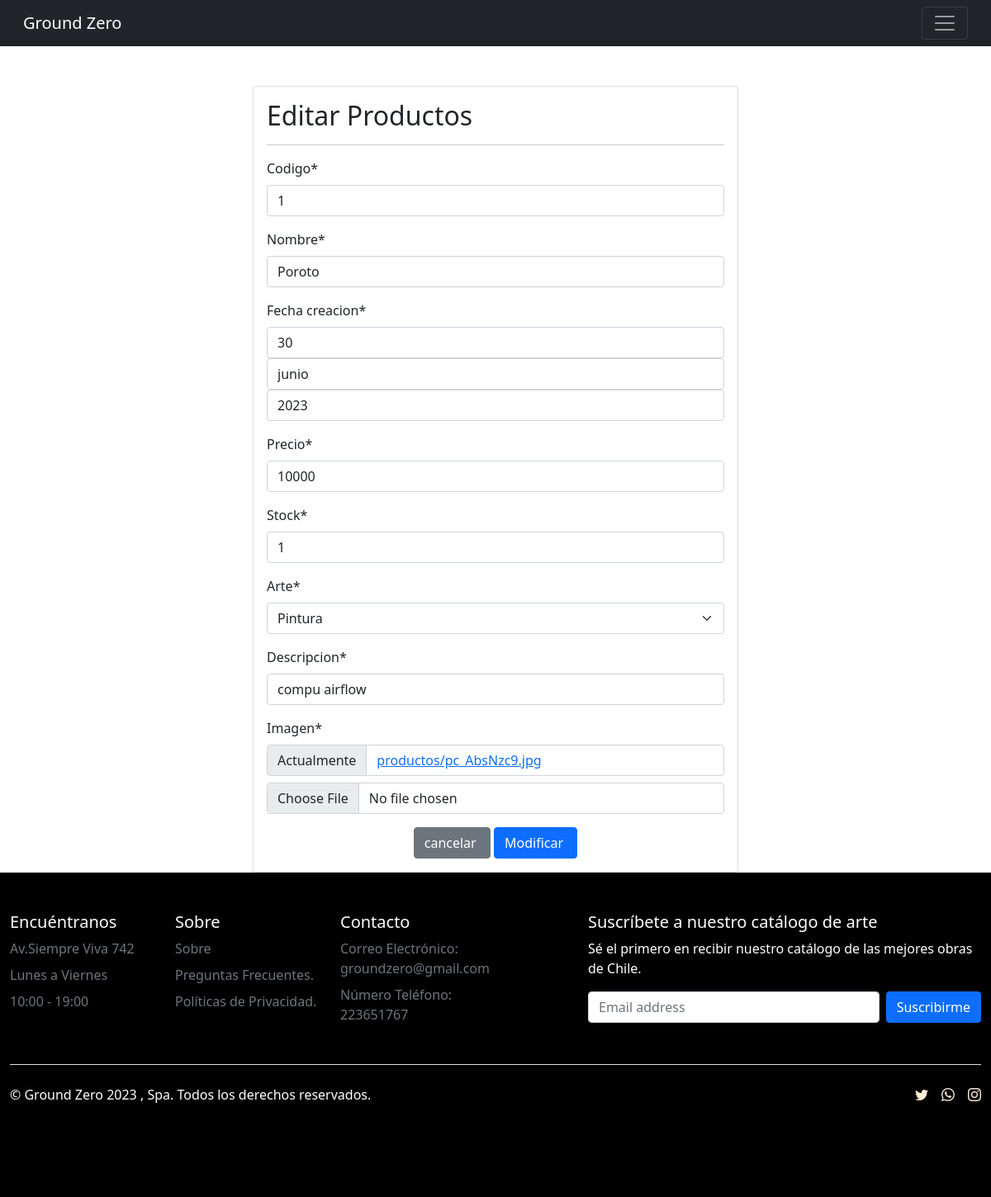
Before: /modificar-producto/1/ with the older database file.
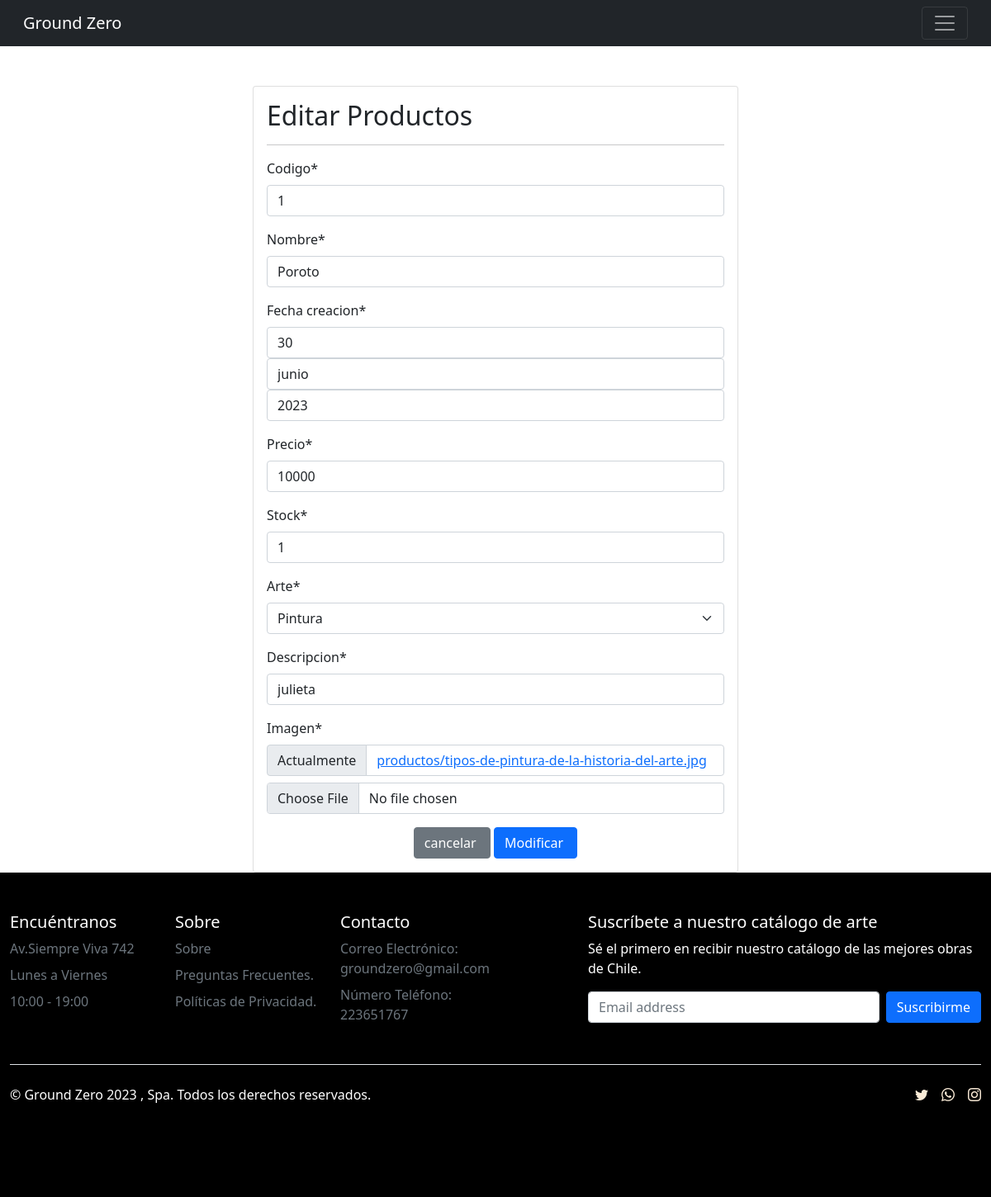
After: the same page with the newer database file.
### app/models.py (models this page shows, shortened)
class Producto(models.Model):
    codigo = models.CharField(max_length=10)
    nombre = models.CharField(max_length=50 )
    fecha_creacion = models.DateField()
    precio = models.IntegerField()
    stock = models.IntegerField()
    arte = models.ForeignKey(Arte, on_delete=models.PROTECT)
    descripcion = models.CharField(max_length=42)
    imagen = models.ImageField(upload_to="productos", null=True)

class Arte(models.Model):
    nombre = models.CharField(max_length=20)
    def __str__(self):
        return self.nombre

### app/views.py (the view, shortened to what this page needs)
# urls.py: path('modificar-producto/<id>/', modificar_producto, name="modificar_producto"),
def modificar_producto(request, id):
    producto = get_object_or_404(Producto, id=id)
    data = {
        'form': ProductoForm(instance=producto)
    }
    return render(request, 'app/producto/modificar.html', data)

### app/forms.py
class ProductoForm(forms.ModelForm):
    class Meta:
        model = Producto
        fields = '__all__'
        widgets ={
            "fecha_creacion":forms.SelectDateWidget()
        }

### app/templates/app/producto/modificar.html (shortened to what the changed rows need)
{% load static %}
{% load crispy_forms_tags %}
<!doctype html>
<html lang="en">
<head>
    <link rel="stylesheet" href="https://cdn.jsdelivr.net/npm/bootstrap-icons@1.10.5/font/bootstrap-icons.css">
    <link rel="stylesheet" href="https://stackpath.bootstrapcdn.com/bootstrap/4.5.2/css/bootstrap.min.css">
    <link href="https://cdn.jsdelivr.net/npm/bootstrap@5.1.3/dist/css/bootstrap.min.css" rel="stylesheet"
>
    {% block css %}
    <link rel="stylesheet" href="{% static 'app/css/style.css' %}">
    {% endblock  %}
</head>
<body>
    <br><br>
    <div class="row">
        <div class="col-12 col-md-6 offset-md-3">
            <div class="card">
                <div class="card-body">
                    <h2>Editar Productos</h2>
                    <form action="" method="post" enctype="multipart/form-data">
                        {{ form | crispy }}
                    </form>
                </div>
            </div>
        </div>
    </div>
</body>
</html>

Changed rows visible on the page:
changed Producto "Pintura": descripcion "compu airflow" → "julieta"
Other visible differences:
text no longer shown: "Codigo * Nombre * Fecha creacion * Precio * Stock * Arte * Descripcion * Imagen * Actualmente productos/pc_AbsNzc9.jpg"
text now shown: "Codigo * Nombre * Fecha creacion * Precio * Stock * Arte * Descripcion * Imagen * Actualmente productos/tipos-de-pintura-de-la-historia-del-arte.jpg"
